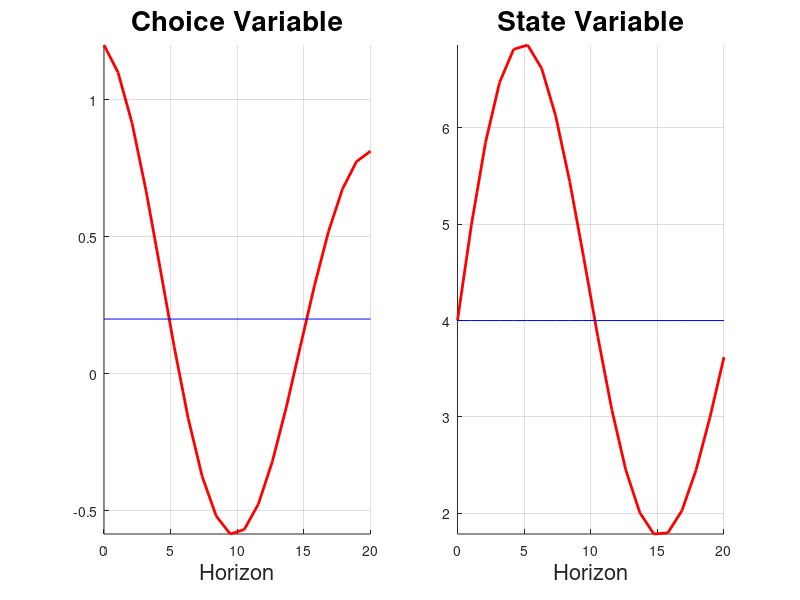
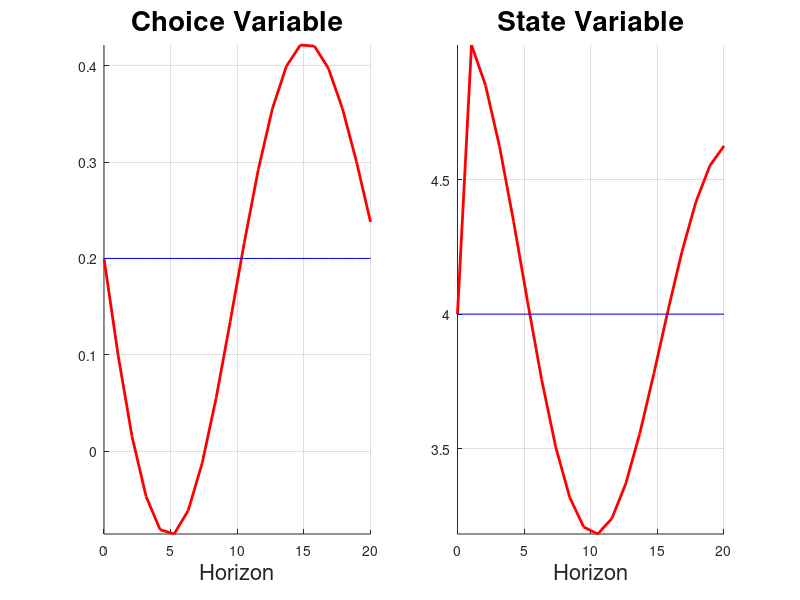

The MATLAB script that drew these images, in order:
clear 
close all

% From Beaudry, Galizia, Portier
% et = alp0 + alp1*Xt + alp2*et-1 + alp3*et + mut

% Parameterization
alp0 = 0.4;
alp1 = - 0.1; 
alp2 = 1;
del  = 0.05;

% Steady State
eold  = 0;
Xold  = 0;
err   = 1;
simss = 0;
while err > 10^(-14) && simss < 1000
      % Choice Variable
      enew   = alp0 + alp1*Xold + alp2*eold;
      % LOM of X
      Xnew   = (1 - del)*Xold + enew;    
      err    = abs(Xnew - Xold) + abs(enew - eold);
      simss  = simss + 1;
      eold   = enew;
      Xold   = Xnew;
end
Xss  = Xnew;
ess  = enew;

% Initialiation
H      = 20;
hor    = linspace(0,H,H);
e      = zeros(H,1);
X      = zeros(H,1);
SHOCK  = 1;
X(1)   = Xss; % state variable always Xss on impact

%-------------------------------------------------------------------------%
% IRFs to Sentiment Shock (Agents invest more today for no reasons)
%-------------------------------------------------------------------------%


e(1)   = alp0 + alp1*Xss + alp2*ess + SHOCK;
X(2)   = (1 - del)*Xss + e(1);
for i = 2:H
      % Choice Variable
      e(i)   = alp0 + alp1*X(i) + alp2*e(i-1);
      % LOM of X
      X(i+1) = (1 - del)*X(i) + e(i);    
end
X = X(1:end-1);

figure('Position',[1 41 1920 963])
set(gcf,'color','w');
subplot(1,2,1)
hold on
plot(hor,e,'linewidth',2,'color','r')
plot(hor,ones(1,H)*ess,'color','b')
title('Choice Variable','fontsize',20)
xlabel('Horizon','fontsize',16);
grid on
axis tight
hold off
subplot(1,2,2)
hold on
plot(hor,X,'linewidth',2,'color','r')
plot(hor,ones(1,H)*Xss,'color','b')
title('State Variable','fontsize',20)
xlabel('Horizon','fontsize',16);
grid on
axis tight
hold off

%-------------------------------------------------------------------------%
% IRFs to Fundamental Shock (Exogenous increase in capital today)
%-------------------------------------------------------------------------%

e(1)   = alp0 + (alp1)*Xss + alp2*ess;
X(2)   = (1 - del)*Xss + e(1) + SHOCK;
for i = 2:H
      % Choice Variable
      e(i)   = alp0 + (alp1)*X(i) + alp2*e(i-1);
      % LOM of X
      X(i+1) = (1 - del)*X(i) + e(i);    
end
X = X(1:end-1);

figure('Position',[1 41 1920 963])
set(gcf,'color','w');
subplot(1,2,1)
hold on
plot(hor,e,'linewidth',2,'color','r')
plot(hor,ones(1,H)*ess,'color','b')
title('Choice Variable','fontsize',20)
xlabel('Horizon','fontsize',16);
grid on
axis tight
hold off
subplot(1,2,2)
hold on
plot(hor,X,'linewidth',2,'color','r')
plot(hor,ones(1,H)*Xss,'color','b')
title('State Variable','fontsize',20)
xlabel('Horizon','fontsize',16);
grid on
axis tight
hold off
